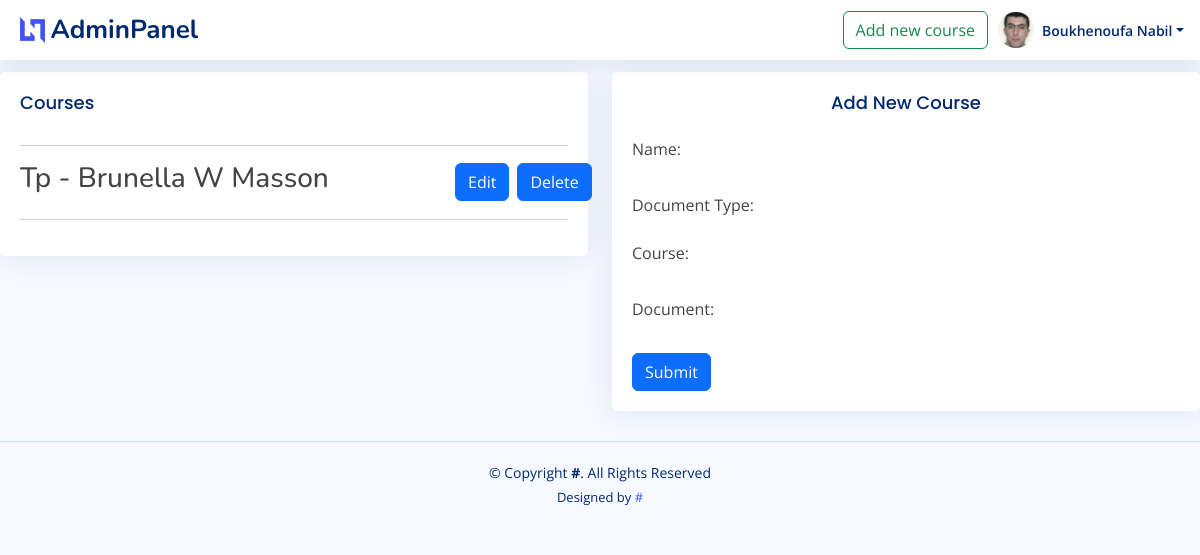
Before: /profpanel/ (signed in) with the older database file.
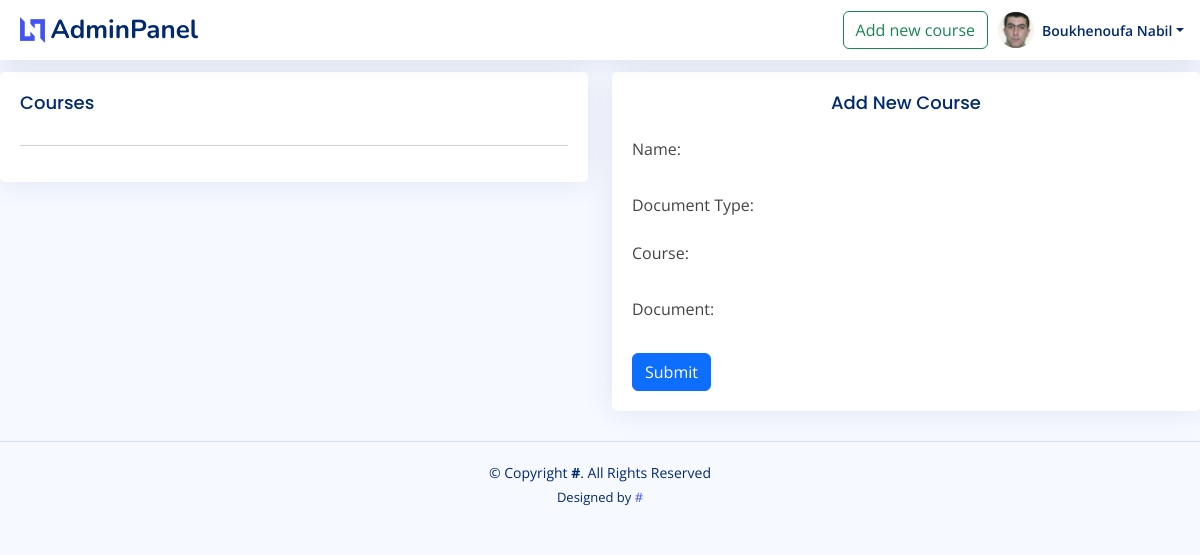
After: the same page with the newer database file.
### core/models.py (models this page shows, shortened)
class Document(models.Model):
    name = models.CharField(max_length=255, blank=True, default='')
    documenttype = models.ForeignKey(DocumentType, on_delete=models.CASCADE, default='')
    course = models.ForeignKey(Course, on_delete=models.CASCADE)
    user = models.ForeignKey(User, on_delete=models.CASCADE)
    document = models.FileField(upload_to='documents/')

class DocumentType(models.Model):
    Cours = 'Cours'
    Tp = 'Tp'
    Td = 'Td'
    Extra = 'Extra'
    DEGREE_CHOICES = [
        (Cours, 'Cours'),
        (Tp, 'Tp'),
        (Td, 'Td'),
        (Extra, 'Extra'),
    ]
    name = models.CharField(
        max_length=255,
        choices=DEGREE_CHOICES,
        default=Cours,
        unique=True
    )
    def __str__(self):
        return self.name

### core/views.py (the view)
# urls.py: path('profpanel/', profpanel , name='profpanel'),
@login_required
def profpanel(request):
    user = request.user
    documents = Document.objects.filter(user=user)
    return render(request, 'core/profpanel.html', {'user': user, 'documents': documents})

### core/templates/core/profpanel.html (shortened to what the changed rows need)
{% load static %}
<!DOCTYPE html>
<html lang="en">
<head>
  <link href="{% static 'profpanel/vendor/bootstrap/css/bootstrap.min.css' %}" rel="stylesheet">
  <link href="{% static 'profpanel/vendor/bootstrap-icons/bootstrap-icons.css' %}" rel="stylesheet">
  <link href="{% static 'profpanel/vendor/boxicons/css/boxicons.min.css' %}" rel="stylesheet">
  <link href="{% static 'profpanel/vendor/quill/quill.snow.css' %}" rel="stylesheet">
  <link href="{% static 'profpanel/vendor/quill/quill.bubble.css' %}" rel="stylesheet">
  <link href="{% static 'profpanel/vendor/remixicon/remixicon.css' %}" rel="stylesheet">
  <link href="{% static 'profpanel/vendor/simple-datatables/style.css' %}" rel="stylesheet">
  <link href="{% static 'profpanel/css/style.css' %}" rel="stylesheet">
</head>
<body>
  <main class="">
    <br><br><br>
    <section class="section">
      <div class="row">
        <div class="col-lg-6">
          <div class="card">
            <div class="card-body">
              <div class="d-flex flex-column">{% for document in documents %}
                {% if document.user.name == user.name %}
                  <div class="d-flex">
                    <h3 class="col-lg-9 me-4">{{ document.documenttype }} - {{ document.name }}</h3>
                    <div class="d-flex end-0 me-4 align-items-center" >
                      <form  action="">
                        <a href="{% url 'edit_document' document.id %}" class="btn btn-primary me-2">Edit</a>
                      </form>
                      <form method="post" action="{% url 'delete_document' pk=document.pk %}">
                        <input class="btn btn-primary" type="submit" value="Delete">
                      </form>
                    </div>
                  </div>
                {% endif %}
                <hr>
              {% endfor %}
              </div>
            </div>
          </div>
        </div>
      </div>
    </section>
  </main>
</body>
</html>

Changed rows visible on the page:
removed Document: documenttype "Tp", name "Brunella W Masson"
